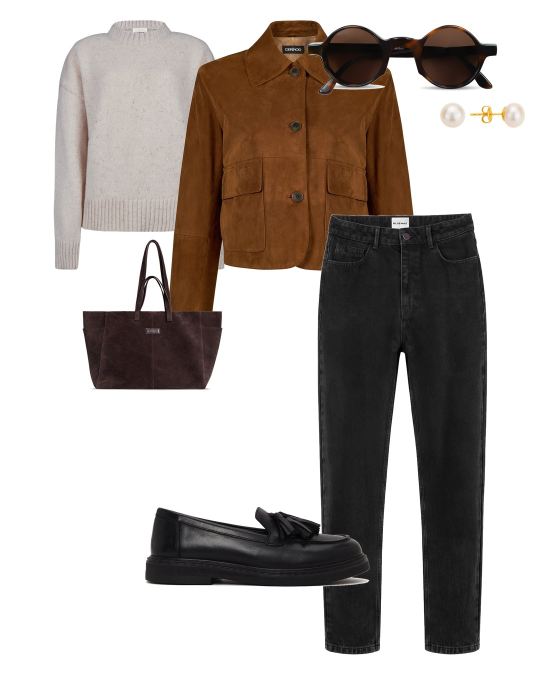
#> input picture pinterest/2026-11-23-pano/01-pano-suet-antrasit-instagram.jpg, 1080 x 1350 px (shown at 1/2 size)
$ python -i collage.py   (imports and definitions only)
#> lines starting #> are read from the running program, lines starting #| are printed output that depends on the picture; after the words box and inside, x2 and y2 are one past the last pixel; in counts of white or black regions, pixels touching at a corner belong together
import json,subprocess,io,sys
from PIL import Image,ImageDraw,ImageFilter,ImageFont,ImageChops
# [1 line not run here, left out]
def P(shop,h): return prods[(shop,h)]
#> further down, picture is the input picture: PIL image 1080x1350 RGB; mean R, G, B 176.7, 169.7, 165.2
G='bluemint.com';A='arzukaprol.com';D='www.derimod.com.tr';L='lovyatelier.com'
# [23 lines that did not run here, left out]
def fetch(src,w=1200):
    b=subprocess.run(['curl','-s','--max-time','40',src+('&' if '?' in src else '?')+f'width={w}'],capture_output=True).stdout
    return Image.open(io.BytesIO(b)).convert('RGB')
def cutout(im):
    g=im.convert('L'); w0,h0=g.size
#> after `g = im.convert('L')`:
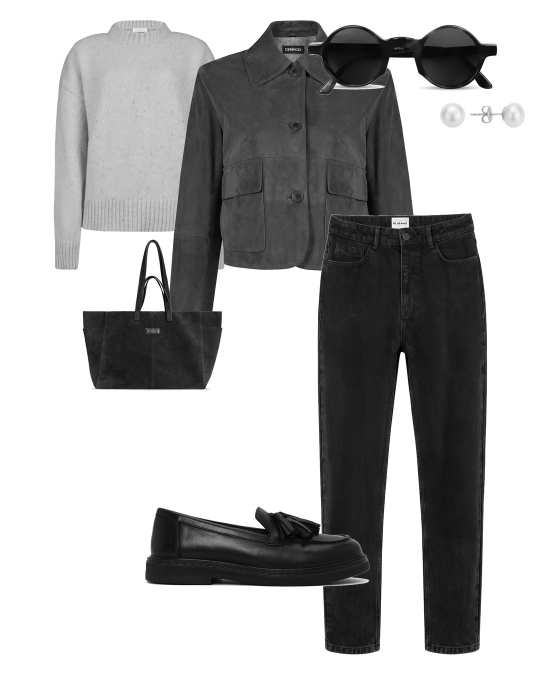
#> g: PIL image 1080x1350 L (shown at 1/2 size); min 0, max 255, mean 171.3
#> after `w0, h0 = g.size`: w0 = 1080; h0 = 1350
    cs=[g.getpixel((x,y)) for x in (2,w0-3) for y in (2,h0-3)]
#> cs = [255, 255, 255, 255]
    th=min(cs)-14
#> th = 241
    m=g.point(lambda v:255 if v>=th else 0)
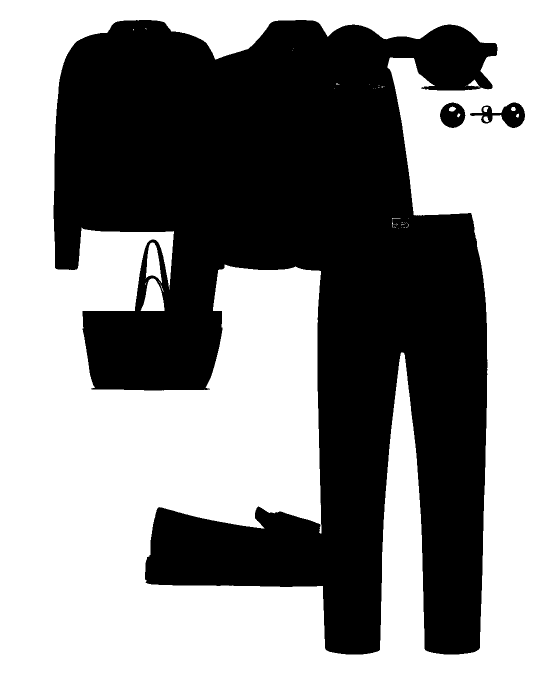
#> m: PIL image 1080x1350 L (shown at 1/2 size); 54.4% white; 3 black regions, box (x1, y1, x2, y2) and area: (107, 40, 995, 1309) 660971, (940, 205, 1050, 256) 2454, (880, 205, 931, 256) 1845
    w,h=m.size; ff=m.copy()
#> after `w, h = m.size`: w = 1080; h = 1350
    for x in range(0,w,max(1,w//50)):
        for y in (0,h-1):
            if ff.getpixel((x,y))==255: ImageDraw.floodfill(ff,(x,y),128)
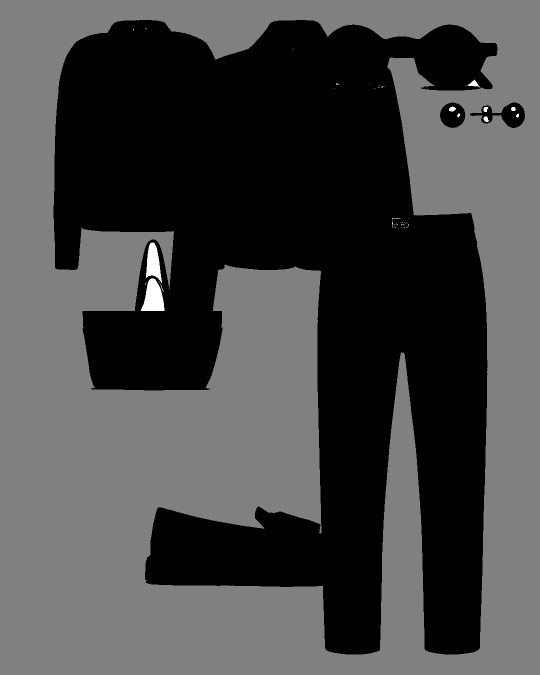
#> ff: PIL image 1080x1350 L (shown at 1/2 size); min 0, max 255, mean 70
    for y in range(0,h,max(1,h//50)):
        for x in (0,w-1):
            if ff.getpixel((x,y))==255: ImageDraw.floodfill(ff,(x,y),128)
    bg=ff.point(lambda v:255 if v==128 else 0)
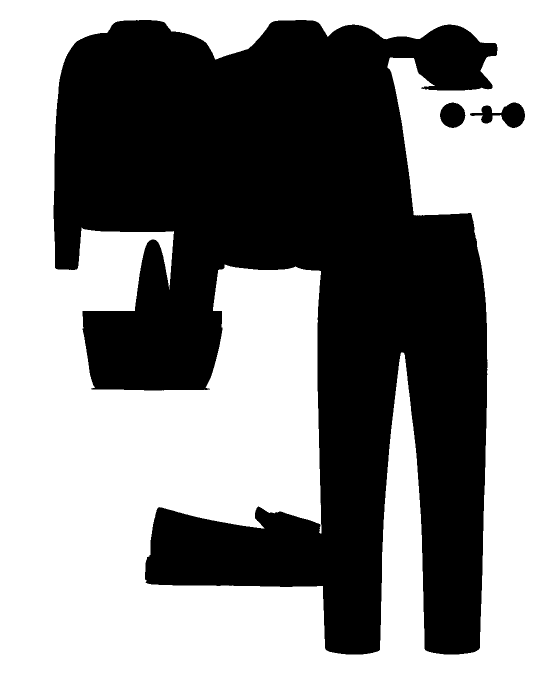
#> bg: PIL image 1080x1350 L (shown at 1/2 size); 54.1% white; 3 black regions, box (x1, y1, x2, y2) and area: (107, 40, 995, 1309) 664906, (940, 205, 1050, 256) 2712, (880, 205, 931, 256) 1979
    alpha=ImageChops.invert(bg).filter(ImageFilter.GaussianBlur(1.2))
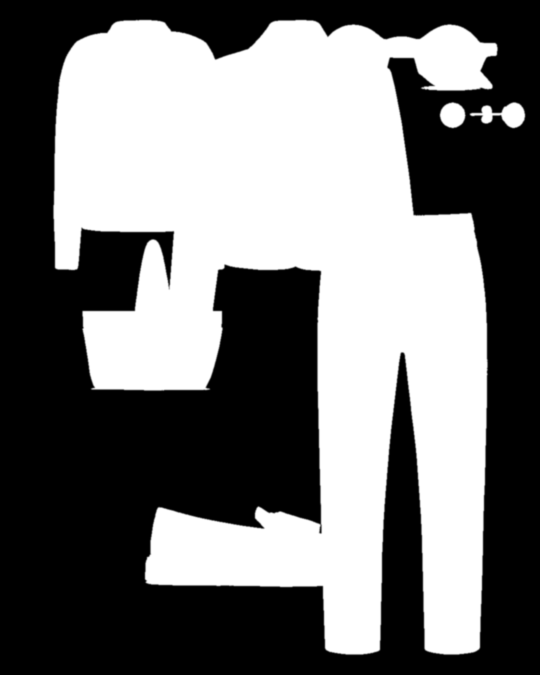
#> alpha: PIL image 1080x1350 L (shown at 1/2 size); min 0, max 255, mean 117.1
    rgba=im.convert('RGBA'); rgba.putalpha(alpha)
    bb=alpha.point(lambda v:255 if v>40 else 0).getbbox()
#> bb = (106, 39, 1051, 1310)
    rgba.putalpha(alpha.point(lambda v:0 if v<30 else v))
    return rgba.crop(bb)
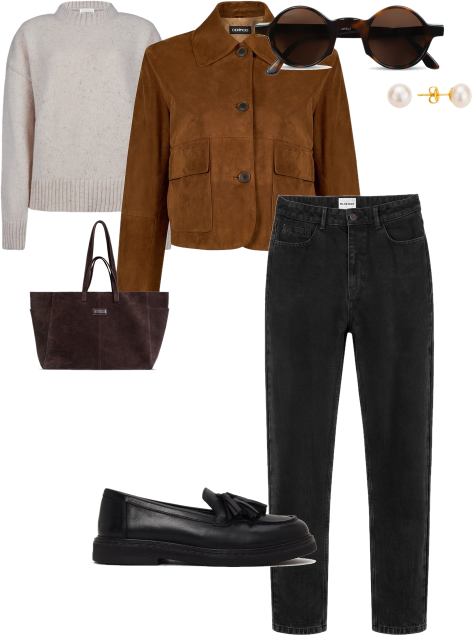
#> returned value: PIL image 945x1271 RGBA (shown at 1/2 size); mean R, G, B, A 160, 151.5, 146, 142; transparent parts drawn white
F=lambda n,s:ImageFont.truetype(n,s)
def fontpath(fam,style=''):
    r=subprocess.run(['fc-match','-f','%{file}',f'{fam}:{style}'],capture_output=True,text=True).stdout; return r
def build(key):
    L_=LOOKS[key]; C=Image.new('RGB',(1000,1500),'white')
    for it,(x,y,w,h) in L_['items']:
        if it is None: continue
        s=it['imgs'][0] if it['shop'] in (D,L) else best(it)[2]
        im=cutout(fetch(s)); im.thumbnail((w,h),Image.LANCZOS)
        px=x+(w-im.width)//2; py=y+(h-im.height)//2
        pad=40; a=Image.new('L',(im.width+2*pad,im.height+2*pad),0); a.paste(im.getchannel('A').point(lambda v:int(v*0.20)),(pad,pad))
        a=a.filter(ImageFilter.GaussianBlur(12)); sh=Image.new('RGB',a.size,(60,48,40))
        C.paste(sh,(px-pad+6,py-pad+12),a); C.paste(im,(px,py),im)
    d=ImageDraw.Draw(C)
    d.text((500,62),'OUISECRETVIE',font=F(fontpath('Inter','Medium'),20),fill=(110,104,98),anchor='mm')
    d.text((500,118),L_['title'],font=F(fontpath('FreeSerif','Italic'),58),fill=(29,27,26),anchor='mm')
    d.text((500,165),L_['sub'].upper(),font=F(fontpath('Inter','Light'),15),fill=(110,104,98),anchor='mm')
    C.save(f'pin-{key}.jpg',quality=92); print('saved',key)
# [1 line not run here, left out]

>>> from PIL import Image
>>> picture = Image.open('../../pinterest/2026-11-23-pano/01-pano-suet-antrasit-instagram.jpg')
>>> result = cutout(picture)
